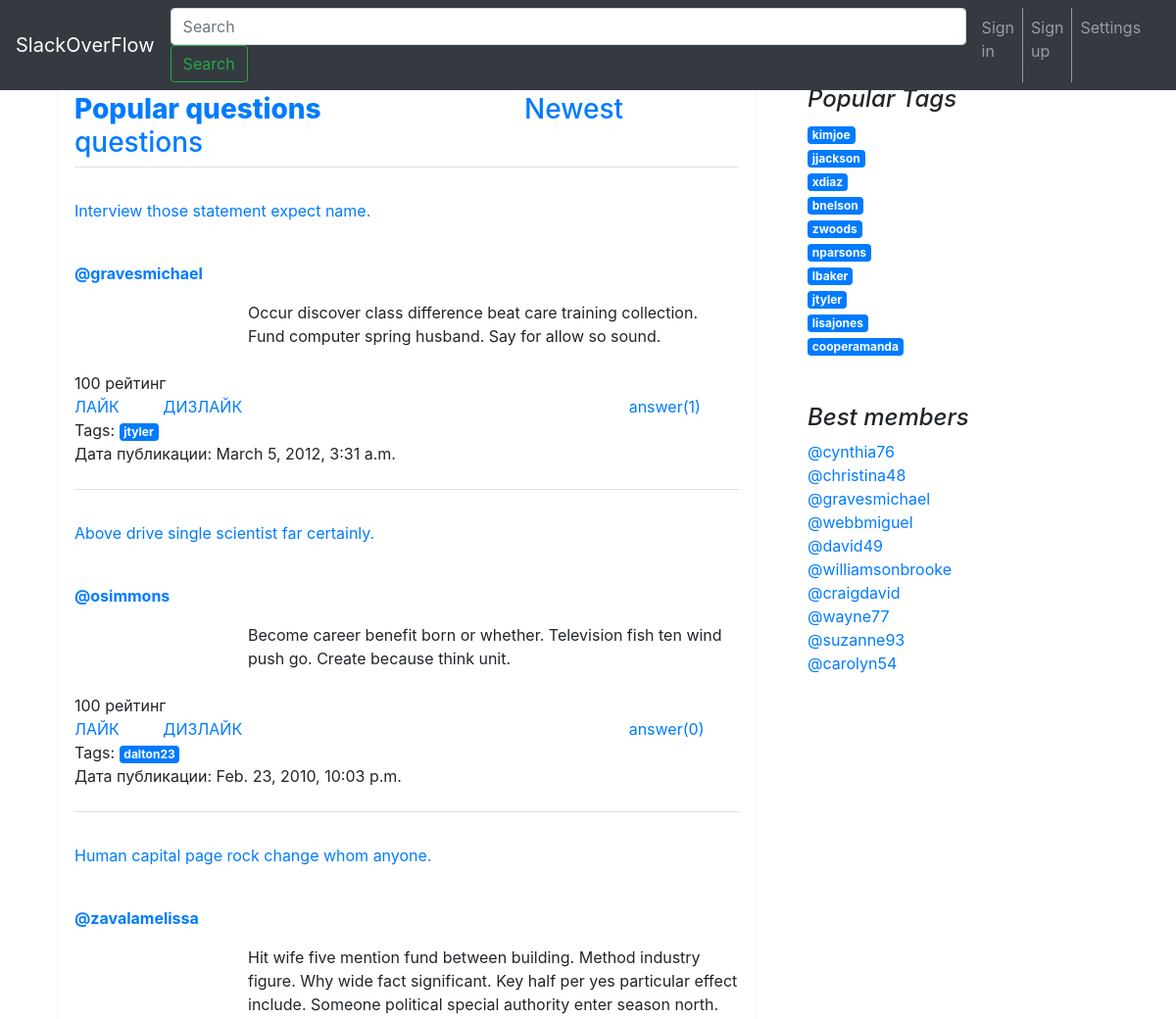
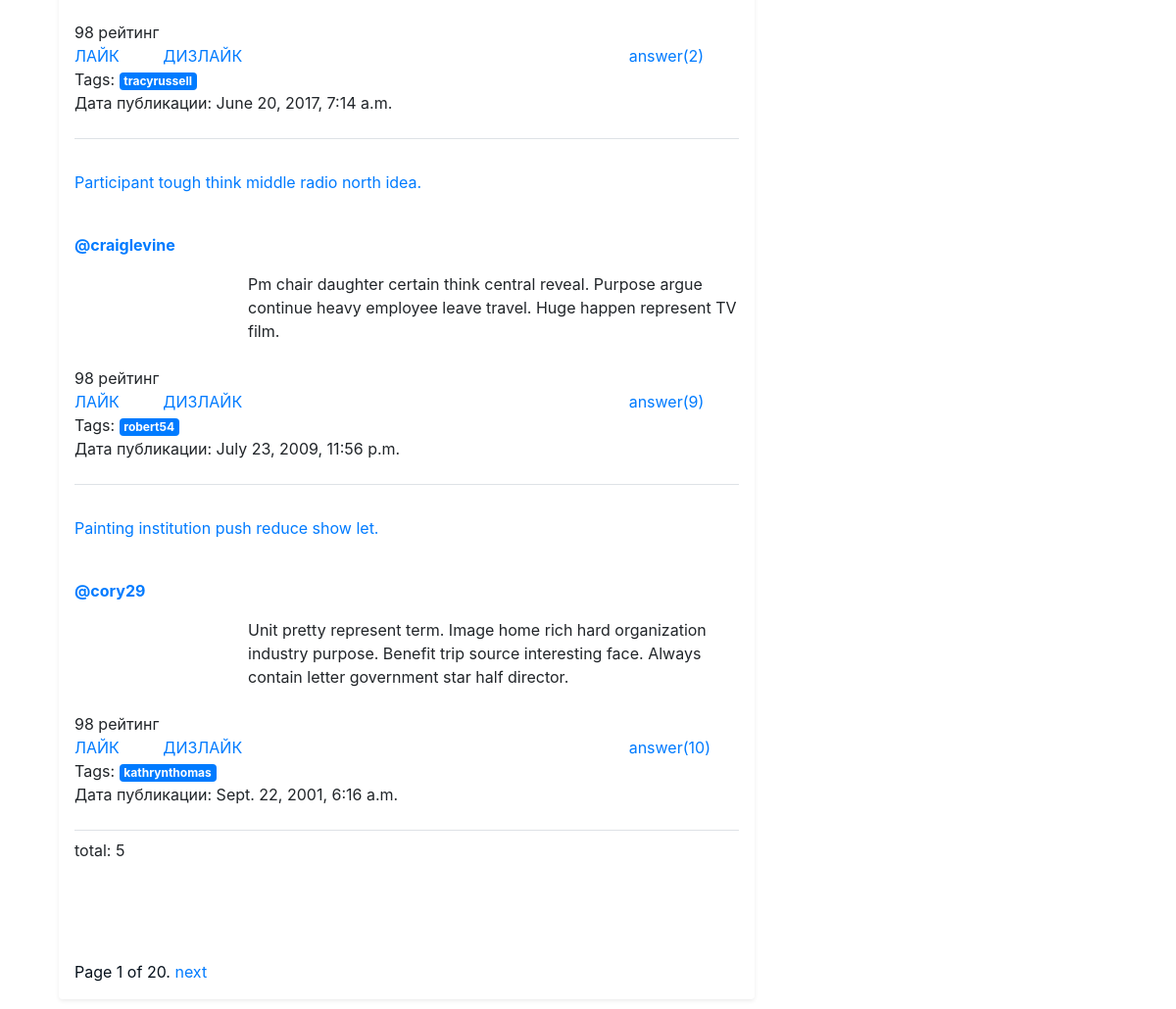
/main/, run on the app's committed database (2 pictures, top to bottom).
### app/models.py (models this page shows, shortened)
class Question(models.Model):
    author = models.ForeignKey(Client, on_delete=models.CASCADE)
    title = models.CharField('Title question', max_length=200)
    text = models.TextField('Text question')
    tags = models.ManyToManyField(Tag, verbose_name="list of tags")
    rating = models.IntegerField('Rating question', default=0)
    dateTime = models.DateTimeField('Publication date')
    objects = QuestionManager()

class Client(models.Model):
    user = models.OneToOneField(
        settings.AUTH_USER_MODEL,
        on_delete=models.CASCADE,
    )
    rating = models.IntegerField('rating user')
    objects = UserManager()
    def __str__(self):
        return self.user.username

class Tag(models.Model):
    title = models.CharField(max_length=128, unique="true")
    rating = models.IntegerField(default=0)
    objects = TagManager()
    def __str__(self):
        return self.title

### app/views.py (the view)
# urls.py: path('main/', views.main, name='main'),
def main(request):
    contact_list = Question.objects.hot()  # list(questionsNum.objects.hot())
    paginator = Paginator(contact_list, 5)  # По 2 на страницу
    tags=Tag.objects.best_tags()[0:10]
    users=Client.objects.best_members()[0:10]
    page = request.GET.get('page')
    try:
        questions = paginator.page(page)
    except PageNotAnInteger:
        questions = paginator.page(1)
    except EmptyPage:
        questions = paginator.page(paginator.num_pages)
    return render(request, 'main_page.html', {
        'questions': questions,
        'tags': tags,
        'users': users,
        'flag': 0,
    })

### app/models.py (called while the page is built)
    def best_members(self):
        return self.order_by('-rating')

    def best_tags(self):
        return self.order_by('-rating')

    def hot(self):
        return self.order_by('-rating')

### Templates/main_page.html (shortened to what this page needs)
{% extends 'base.html' %}
{% block content %}
    <h3 class="border-bottom border-gray pb-2 mb-100">
        {% if flag == 0 %}
            <a href="/main/" style="font-variation-settings: &quot;opsz&quot; 20, &quot;GRAD&quot; 513.280029296875, &quot;YAXS&quot; 400;font-weight: 858.4000244140625;">Popular questions</a>
            <a href="/newest/" style="margin-left: 200px;">Newest questions</a>
        {% else %}
            <a href="/main/">Popular questions</a>
            <a href="/newest/" style="font-variation-settings: &quot;opsz&quot; 20, &quot;GRAD&quot; 513.280029296875, &quot;YAXS&quot; 400;font-weight: 858.4000244140625;margin-left: 200px;">Newest questions</a>
        {% endif %}
    </h3>
{% for question in questions %}
{% include './inc/question.html' %}
{% endfor %}
<p> total: {{ questions|length }} </p>
<div class="pagination" style="color: #06111c;margin-top: 100px;">
        <span class="step-links">
            <span class="current">
                Page {{ questions.number }} of {{ questions.paginator.num_pages }}.
            </span>
            {% if questions.has_next %}
                <a href="?page={{ questions.next_page_number }}">next</a>
            {% endif %}
        </span>
</div>
{% endblock content %}

### Templates/base.html (shortened to what this page needs)
{% load static %}
<!DOCTYPE html>
<html lang="en"><head>
    <link rel="stylesheet" href="https://stackpath.bootstrapcdn.com/bootstrap/4.4.1/css/bootstrap.min.css">
  </head>
    {% include 'inc/navbar.html' %}
    <div class="container">
  <header class="blog-header py-3">
    <div class="row flex-nowrap justify-content-between align-items-center">
      <div class="col-4 pt-1">
        <a class="text-muted" href="#">Subscribe</a>
      </div>
      <div class="col-4 text-center">
        <a class="blog-header-logo text-dark" href="#">Large</a>
      </div>
      <div class="col-4 d-flex justify-content-end align-items-center">
        <a class="text-muted" href="#" aria-label="Search">
        </a>
        <a class="btn btn-sm btn-outline-secondary" href="#">Sign up</a>
      </div>
    </div>
  </header>
<main role="main" class="container">
  <div class="row">
    <div class="col-md-8 blog-main">
<div class="my-3 p-3 bg-white rounded shadow-sm">
{% block content %}{% endblock content %}
  </div>
  {% include 'inc/rightSide.html' %}
</main>

### Templates/inc/navbar.html (shortened to what this page needs)
{% load static %}
<nav class="navbar navbar-expand-md navbar-dark fixed-top bg-dark">
    <a class="navbar-brand" href="{% url 'main' %}">SlackOverFlow</a>
    <div class="collapse navbar-collapse" id="navbarCollapse">
        <ul class="navbar-nav mr-auto">
            <form class="form-inline mt-2 mt-md-0">
                <input class="form-control mr-sm-2" type="text" placeholder="Search" aria-label="Search"
                       style="padding-right: 550px;">
                <button class="btn btn-outline-success my-2 my-sm-0" type="submit" style="margin-right: 65px;">Search
                </button>
            </form>
            <a class="nav-link" href="{% url 'singIn' %}">Sign in</a>
            <a class="nav-link" href="{% url 'singUp' %}" style="border-left-width: 1px;border-left-style: solid;">Sign
                up</a>
            <a class="nav-link" href="{% url 'settings' %}" style="border-left-width: 1px;border-left-style: solid;">Settings</a>
        </ul>
    </div>
</nav>

### Templates/inc/question.html (shortened to what this page needs)
{% load static %}
<br class="media-body pb-3 mb-0 small lh-125 border-bottom border-gray">
<p>
<a href="{% url 'question' qid=question.id %}">{{ question.title}}</a>
<div class="row">
    <div class="col-md-3 blog-main">
        <br class="media-body pb-3 mb-0 small lh-125 border-bottom border-gray">
        <strong class="d-block text-gray-dark">
            <a href="#">@{{question.author}}</a>
        </strong>
    </div>
    <aside class="col-md-9 blog-sidebar" style="margin-top: 40px;">
        <br>
        {{question.text}}
        <br>
    </aside>
</div>
<br>
<div class="like_button_count">{{ question.rating }} рейтинг</div>
<a href="#">ЛАЙК</a>
<a href="#" style="margin-left: 40px;">ДИЗЛАЙК</a>
<a href="{% url 'question' qid=question.id %}" style="margin-left: 390px;">
    answer({{question.comment_set.count}})
</a>
<br>
<a>
    <a>
        Tags:
        {% for tag in question.tags.all %}
                    <a class="badge badge-primary" href="{% url 'tagSearch' tag=tag %}">
                        {{ tag.title }}
                    </a>
          {% endfor %}
    </a>
</a>
<a>Дата публикации: {{question.dateTime}}</a>
</p>
<h3 class="border-bottom border-gray pb-2 mb-100">
</h3>

### Templates/inc/rightSide.html
    </div>
    <aside class="col-md-4 blog-sidebar">
      <div class="p-4">
        <h4 class="font-italic">Popular Tags</h4>
        <ol class="list-unstyled mb-0">
          {% for tag in tags%}
            <li>
              <a class="badge badge-primary" href="{% url 'tagSearch' tag=tag %}">
                        {{ tag.title }}
              </a>
            </li>
          {% endfor%}
        </ol>
      </div>
      <div class="p-4">
        <h4 class="font-italic">Best members</h4>
        <ol class="list-unstyled">
          {% for user in users%}
            <li>
              <a href="#">
                        @{{ user }}
              </a>
            </li>
          {% endfor%}
        </ol>
      </div>
    </aside>
  </div>

### data on the page
Question: title "Interview those statement expect name.", author "gravesmichael", text "Occur discover class difference beat care training collection. Fund computer spring husband. Say for allow so sound.", rating "100", comment_set.count "1", dateTime "March 5, 2012, 3:31 a.m."
Tag: title "jtyler"
Question: title "Above drive single scientist far certainly.", author "osimmons", text "Become career benefit born or whether. Television fish ten wind push go. Create because think unit.", rating "100", comment_set.count "0", dateTime "Feb. 23, 2010, 10:03 p.m."
Tag: title "dalton23"
Question: title "Human capital page rock change whom anyone.", author "zavalamelissa", text "Hit wife five mention fund between building. Method industry figure. Why wide fact significant. Key half per yes particular effect include. Someone political special authority enter season north.", rating "98", comment_set.count "2", dateTime "June 20, 2017, 7:14 a.m."
Tag: title "tracyrussell"
Question: title "Participant tough think middle radio north idea.", author "craiglevine", text "Pm chair daughter certain think central reveal. Purpose argue continue heavy employee leave travel. Huge happen represent TV film.", rating "98", comment_set.count "9", dateTime "July 23, 2009, 11:56 p.m."
Tag: title "robert54"
Question: title "Painting institution push reduce show let.", author "cory29", text "Unit pretty represent term. Image home rich hard organization industry purpose. Benefit trip source interesting face. Always contain letter government star half director.", rating "98", comment_set.count "10", dateTime "Sept. 22, 2001, 6:16 a.m."
Tag: title "kathrynthomas"
Tag: title "kimjoe"
Tag: title "jjackson"
Tag: title "xdiaz"
Tag: title "bnelson"
Tag: title "zwoods"
Tag: title "nparsons"
Tag: title "lbaker"
Tag: title "lisajones"
Tag: title "cooperamanda"
Client: user.username "cynthia76"
Client: user.username "christina48"
Client: user.username "gravesmichael"
Client: user.username "webbmiguel"
Client: user.username "david49"
Client: user.username "williamsonbrooke"
Client: user.username "craigdavid"
Client: user.username "wayne77"
Client: user.username "suzanne93"
Client: user.username "carolyn54"

### other printed values
{{ questions|length }} "5"
{{ questions.number }} "1"
{{ questions.paginator.num_pages }} "20"
